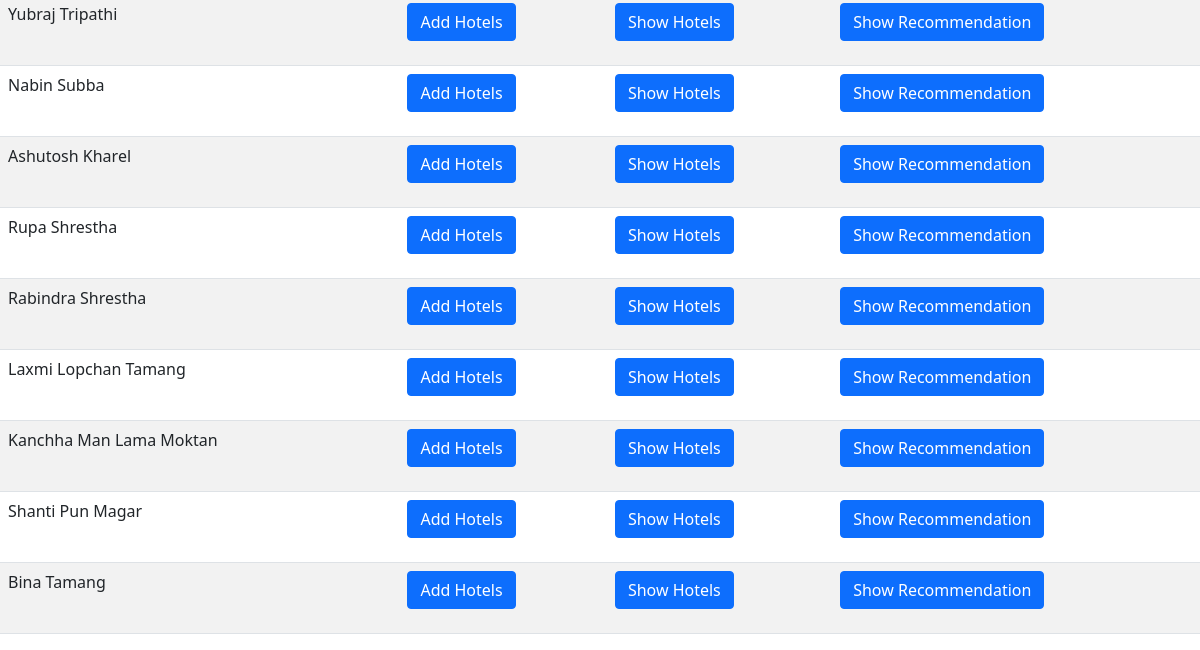
/admin/alg/index.php (lower part), run on an earlier commit of the app's database.
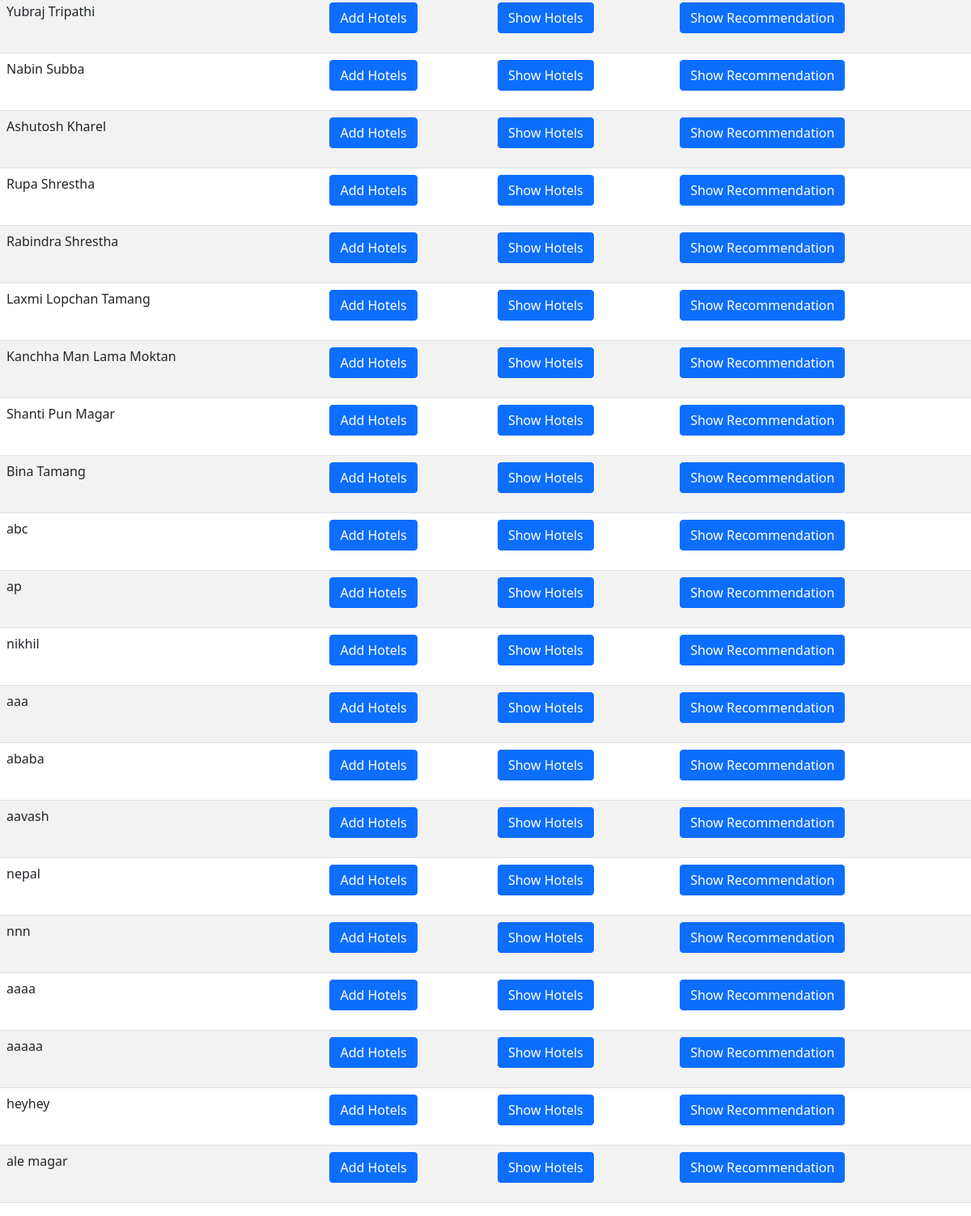
And on a later commit of the database.
### tables this page shows
CREATE TABLE `users` (
  `id` int(11) NOT NULL,
  `username` varchar(255) NOT NULL,
  `email` varchar(255) NOT NULL,
  `password` varchar(255) NOT NULL,
  `gender` varchar(255) NOT NULL
);

### admin/alg/index.php (the view, shortened to what this page needs)
<?php
include("header.php");
include("../../dbConnection.php");
?>
<div class="panel panel-default">
    <div class="panel-heading">
    <div class="panel-body">
        <table class="table table-striped">
            <?php $result=mysqli_query($conn,"select * from users");
                while($row=mysqli_fetch_array($result))
                {
            ?>
           <tr> <td><?php echo $row['username'];?></td>
           <td>
               <form action="add_hotel.php" method="get">
                  <input type="submit" name="add_hotels" class="btn btn-primary" value="Add Hotels">
               </form>
            </td>
            <td>
               <form action="show_hotels.php" method="get">
                  <input type="submit" name="show_hotels" class="btn btn-primary" value="Show Hotels">
               </form>
            </td>
            <td>
               <form action="user_recommendation.php">
                  <input type="submit" name="show_hotels" class="btn btn-primary" value="Show Recommendation">
               </form>
            </td>
        </tr>
            <?php } ?>
        </table>
    </div>
    </div>
</div>

### admin/alg/header.php (shortened to what this page needs)
<html>
    <head>
        <link rel="stylesheet" href="../../css/bootstrap.min.css">
    </head>
</html>

What changed in the data, as far as the page shows it:
added users: username "abc"
added users: username "ap"
added users: username "nikhil"
added users: username "aaa"
added users: username "ababa"
added users: username "aavash"
added users: username "nepal"
added users: username "nnn"
added users: username "aaaa"
added users: username "aaaaa"
added users: username "heyhey"
added users: username "ale magar"
